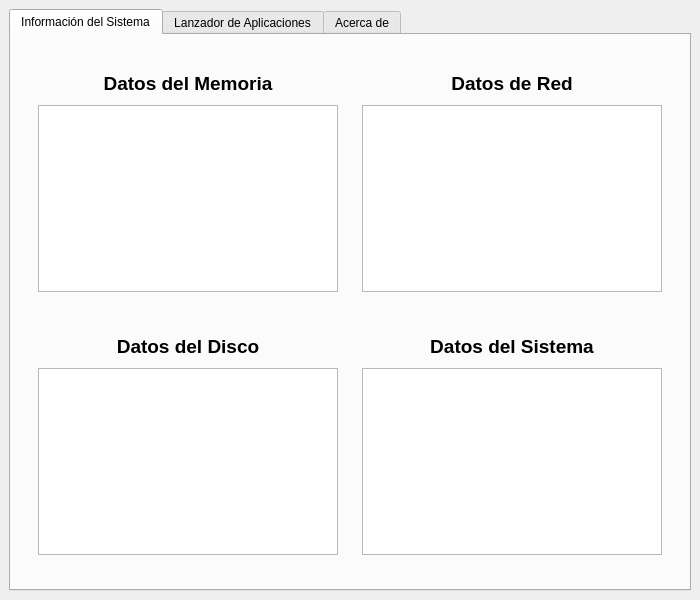
<?xml version="1.0" encoding="UTF-8"?>
<ui version="4.0">
 <class>ventana_principal</class>
 <widget class="QMainWindow" name="ventana_principal">
  <property name="enabled">
   <bool>true</bool>
  </property>
  <property name="geometry">
   <rect>
    <x>0</x>
    <y>0</y>
    <width>700</width>
    <height>600</height>
   </rect>
  </property>
  <property name="minimumSize">
   <size>
    <width>700</width>
    <height>600</height>
   </size>
  </property>
  <property name="maximumSize">
   <size>
    <width>700</width>
    <height>600</height>
   </size>
  </property>
  <property name="windowTitle">
   <string>Monitoreo</string>
  </property>
  <widget class="QWidget" name="central_widget">
   <layout class="QGridLayout" name="gridLayout_3">
    <item row="0" column="1">
     <widget class="QTabWidget" name="pestanas">
      <property name="maximumSize">
       <size>
        <width>700</width>
        <height>600</height>
       </size>
      </property>
      <property name="styleSheet">
       <string notr="true"/>
      </property>
      <property name="currentIndex">
       <number>0</number>
      </property>
      <widget class="QWidget" name="informacion">
       <attribute name="title">
        <string>Información del Sistema</string>
       </attribute>
       <layout class="QGridLayout" name="gridLayout_2">
        <item row="2" column="1">
         <spacer name="informacion_spacer5">
          <property name="orientation">
           <enum>Qt::Vertical</enum>
          </property>
          <property name="sizeHint" stdset="0">
           <size>
            <width>20</width>
            <height>40</height>
           </size>
          </property>
         </spacer>
        </item>
        <item row="1" column="0">
         <spacer name="informacion_spacer2">
          <property name="orientation">
           <enum>Qt::Horizontal</enum>
          </property>
          <property name="sizeHint" stdset="0">
           <size>
            <width>40</width>
            <height>20</height>
           </size>
          </property>
         </spacer>
        </item>
        <item row="0" column="1">
         <spacer name="informacion_spacer4">
          <property name="orientation">
           <enum>Qt::Vertical</enum>
          </property>
          <property name="sizeHint" stdset="0">
           <size>
            <width>20</width>
            <height>40</height>
           </size>
          </property>
         </spacer>
        </item>
        <item row="1" column="1">
         <layout class="QGridLayout" name="infomacion_layout">
          <item row="0" column="2">
           <layout class="QVBoxLayout" name="red_layout">
            <item>
             <widget class="QLabel" name="red_label">
              <property name="minimumSize">
               <size>
                <width>300</width>
                <height>30</height>
               </size>
              </property>
              <property name="text">
               <string>&lt;html&gt;&lt;head/&gt;&lt;body&gt;&lt;p align=&quot;center&quot;&gt;&lt;span style=&quot; font-size:14pt; font-weight:600;&quot;&gt;Datos de Red&lt;/span&gt;&lt;/p&gt;&lt;/body&gt;&lt;/html&gt;</string>
              </property>
             </widget>
            </item>
            <item>
             <widget class="QTextEdit" name="red_data"/>
            </item>
           </layout>
          </item>
          <item row="2" column="0">
           <layout class="QVBoxLayout" name="disco_layout">
            <item>
             <widget class="QLabel" name="disco_label">
              <property name="minimumSize">
               <size>
                <width>300</width>
                <height>30</height>
               </size>
              </property>
              <property name="text">
               <string>&lt;html&gt;&lt;head/&gt;&lt;body&gt;&lt;p align=&quot;center&quot;&gt;&lt;span style=&quot; font-size:14pt; font-weight:600;&quot;&gt;Datos del Disco&lt;/span&gt;&lt;/p&gt;&lt;/body&gt;&lt;/html&gt;</string>
              </property>
             </widget>
            </item>
            <item>
             <widget class="QTextEdit" name="disco_data"/>
            </item>
           </layout>
          </item>
          <item row="0" column="0">
           <layout class="QVBoxLayout" name="memoria_layout">
            <item>
             <widget class="QLabel" name="memoria_label">
              <property name="minimumSize">
               <size>
                <width>300</width>
                <height>30</height>
               </size>
              </property>
              <property name="text">
               <string>&lt;html&gt;&lt;head/&gt;&lt;body&gt;&lt;p align=&quot;center&quot;&gt;&lt;span style=&quot; font-size:14pt; font-weight:600;&quot;&gt;Datos del Memoria&lt;/span&gt;&lt;/p&gt;&lt;/body&gt;&lt;/html&gt;</string>
              </property>
             </widget>
            </item>
            <item>
             <widget class="QTextEdit" name="memoria_data"/>
            </item>
           </layout>
          </item>
          <item row="1" column="0">
           <spacer name="informacion_spacer1">
            <property name="orientation">
             <enum>Qt::Vertical</enum>
            </property>
            <property name="sizeHint" stdset="0">
             <size>
              <width>20</width>
              <height>40</height>
             </size>
            </property>
           </spacer>
          </item>
          <item row="2" column="2">
           <layout class="QVBoxLayout" name="sistema_layout">
            <item>
             <widget class="QLabel" name="sistema_label">
              <property name="minimumSize">
               <size>
                <width>300</width>
                <height>30</height>
               </size>
              </property>
              <property name="text">
               <string>&lt;html&gt;&lt;head/&gt;&lt;body&gt;&lt;p align=&quot;center&quot;&gt;&lt;span style=&quot; font-size:14pt; font-weight:600;&quot;&gt;Datos del Sistema&lt;/span&gt;&lt;/p&gt;&lt;/body&gt;&lt;/html&gt;</string>
              </property>
             </widget>
            </item>
            <item>
             <widget class="QTextEdit" name="sistema_data"/>
            </item>
           </layout>
          </item>
          <item row="2" column="1">
           <spacer name="informacion_spacer0">
            <property name="orientation">
             <enum>Qt::Horizontal</enum>
            </property>
            <property name="sizeHint" stdset="0">
             <size>
              <width>40</width>
              <height>20</height>
             </size>
            </property>
           </spacer>
          </item>
         </layout>
        </item>
        <item row="1" column="2">
         <spacer name="informacion_spacer3">
          <property name="orientation">
           <enum>Qt::Horizontal</enum>
          </property>
          <property name="sizeHint" stdset="0">
           <size>
            <width>40</width>
            <height>20</height>
           </size>
          </property>
         </spacer>
        </item>
       </layout>
      </widget>
      <widget class="QWidget" name="lanzador">
       <attribute name="title">
        <string>Lanzador de Aplicaciones</string>
       </attribute>
       <layout class="QGridLayout" name="gridLayout">
        <item row="1" column="2">
         <spacer name="lanzar_spacer3">
          <property name="orientation">
           <enum>Qt::Horizontal</enum>
          </property>
          <property name="sizeType">
           <enum>QSizePolicy::Fixed</enum>
          </property>
          <property name="sizeHint" stdset="0">
           <size>
            <width>40</width>
            <height>20</height>
           </size>
          </property>
         </spacer>
        </item>
        <item row="1" column="1">
         <layout class="QVBoxLayout" name="lanzador_layout">
          <item>
           <layout class="QVBoxLayout" name="lanzar_layout">
            <item>
             <widget class="QLabel" name="lanzar_label">
              <property name="text">
               <string>&lt;html&gt;&lt;head/&gt;&lt;body&gt;&lt;p align=&quot;center&quot;&gt;&lt;span style=&quot; font-size:16pt; font-weight:600;&quot;&gt;LANZAR APLICACION&lt;/span&gt;&lt;/p&gt;&lt;/body&gt;&lt;/html&gt;</string>
              </property>
             </widget>
            </item>
            <item>
             <layout class="QHBoxLayout" name="lanzar_control_layout">
              <item>
               <widget class="QTextEdit" name="lanzar_text">
                <property name="maximumSize">
                 <size>
                  <width>300</width>
                  <height>40</height>
                 </size>
                </property>
                <property name="font">
                 <font>
                  <pointsize>12</pointsize>
                  <weight>75</weight>
                  <bold>true</bold>
                 </font>
                </property>
               </widget>
              </item>
              <item>
               <spacer name="lanzar_spacer">
                <property name="orientation">
                 <enum>Qt::Horizontal</enum>
                </property>
                <property name="sizeType">
                 <enum>QSizePolicy::Fixed</enum>
                </property>
                <property name="sizeHint" stdset="0">
                 <size>
                  <width>40</width>
                  <height>30</height>
                 </size>
                </property>
               </spacer>
              </item>
              <item>
               <widget class="QPushButton" name="lanzar_button">
                <property name="text">
                 <string>INICIAR</string>
                </property>
               </widget>
              </item>
             </layout>
            </item>
           </layout>
          </item>
          <item>
           <spacer name="lanzar_spacer1">
            <property name="orientation">
             <enum>Qt::Vertical</enum>
            </property>
            <property name="sizeType">
             <enum>QSizePolicy::Fixed</enum>
            </property>
            <property name="sizeHint" stdset="0">
             <size>
              <width>388</width>
              <height>40</height>
             </size>
            </property>
           </spacer>
          </item>
          <item>
           <layout class="QVBoxLayout" name="conocer_layout">
            <item>
             <widget class="QLabel" name="conocer_label">
              <property name="text">
               <string>&lt;html&gt;&lt;head/&gt;&lt;body&gt;&lt;p align=&quot;center&quot;&gt;&lt;span style=&quot; font-size:16pt; font-weight:600;&quot;&gt;CONOCER UN PID DE UN PROCESO&lt;/span&gt;&lt;/p&gt;&lt;/body&gt;&lt;/html&gt;</string>
              </property>
             </widget>
            </item>
            <item>
             <layout class="QHBoxLayout" name="conocer_control_layout">
              <item>
               <widget class="QTextEdit" name="conocer_text">
                <property name="maximumSize">
                 <size>
                  <width>300</width>
                  <height>40</height>
                 </size>
                </property>
                <property name="font">
                 <font>
                  <pointsize>12</pointsize>
                  <weight>75</weight>
                  <bold>true</bold>
                 </font>
                </property>
               </widget>
              </item>
              <item>
               <spacer name="conocer_spacer">
                <property name="orientation">
                 <enum>Qt::Horizontal</enum>
                </property>
                <property name="sizeType">
                 <enum>QSizePolicy::Fixed</enum>
                </property>
                <property name="sizeHint" stdset="0">
                 <size>
                  <width>40</width>
                  <height>30</height>
                 </size>
                </property>
               </spacer>
              </item>
              <item>
               <widget class="QPushButton" name="conocer_button">
                <property name="text">
                 <string>OBTEBER PID</string>
                </property>
               </widget>
              </item>
             </layout>
            </item>
           </layout>
          </item>
          <item>
           <spacer name="lanzar_spacer0">
            <property name="orientation">
             <enum>Qt::Vertical</enum>
            </property>
            <property name="sizeType">
             <enum>QSizePolicy::Fixed</enum>
            </property>
            <property name="sizeHint" stdset="0">
             <size>
              <width>388</width>
              <height>40</height>
             </size>
            </property>
           </spacer>
          </item>
          <item>
           <layout class="QVBoxLayout" name="terminar_layout">
            <item>
             <widget class="QLabel" name="terminar_label">
              <property name="text">
               <string>&lt;html&gt;&lt;head/&gt;&lt;body&gt;&lt;p align=&quot;center&quot;&gt;&lt;span style=&quot; font-size:16pt; font-weight:600;&quot;&gt;TERMINAR APLICACION (INGRESE PID)&lt;/span&gt;&lt;/p&gt;&lt;/body&gt;&lt;/html&gt;</string>
              </property>
             </widget>
            </item>
            <item>
             <layout class="QHBoxLayout" name="terminar_control_layout">
              <item>
               <widget class="QTextEdit" name="terminar_text">
                <property name="maximumSize">
                 <size>
                  <width>300</width>
                  <height>40</height>
                 </size>
                </property>
                <property name="font">
                 <font>
                  <pointsize>12</pointsize>
                  <weight>75</weight>
                  <bold>true</bold>
                 </font>
                </property>
               </widget>
              </item>
              <item>
               <spacer name="terminar_spacer">
                <property name="orientation">
                 <enum>Qt::Horizontal</enum>
                </property>
                <property name="sizeType">
                 <enum>QSizePolicy::Fixed</enum>
                </property>
                <property name="sizeHint" stdset="0">
                 <size>
                  <width>40</width>
                  <height>30</height>
                 </size>
                </property>
               </spacer>
              </item>
              <item>
               <widget class="QPushButton" name="terminar_button">
                <property name="text">
                 <string>TERMINAR</string>
                </property>
               </widget>
              </item>
             </layout>
            </item>
           </layout>
          </item>
         </layout>
        </item>
        <item row="1" column="0">
         <spacer name="lanzar_spacer2">
          <property name="orientation">
           <enum>Qt::Horizontal</enum>
          </property>
          <property name="sizeType">
           <enum>QSizePolicy::Fixed</enum>
          </property>
          <property name="sizeHint" stdset="0">
           <size>
            <width>40</width>
            <height>20</height>
           </size>
          </property>
         </spacer>
        </item>
        <item row="2" column="1">
         <spacer name="lanzar_spacer4">
          <property name="orientation">
           <enum>Qt::Vertical</enum>
          </property>
          <property name="sizeType">
           <enum>QSizePolicy::Fixed</enum>
          </property>
          <property name="sizeHint" stdset="0">
           <size>
            <width>20</width>
            <height>40</height>
           </size>
          </property>
         </spacer>
        </item>
        <item row="0" column="1">
         <spacer name="lanzar_spacer5">
          <property name="orientation">
           <enum>Qt::Vertical</enum>
          </property>
          <property name="sizeType">
           <enum>QSizePolicy::Fixed</enum>
          </property>
          <property name="sizeHint" stdset="0">
           <size>
            <width>20</width>
            <height>30</height>
           </size>
          </property>
         </spacer>
        </item>
       </layout>
      </widget>
      <widget class="QWidget" name="acerca">
       <attribute name="title">
        <string>Acerca de</string>
       </attribute>
       <layout class="QVBoxLayout" name="verticalLayout_3">
        <item>
         <layout class="QHBoxLayout" name="acerca_layout">
          <item>
           <layout class="QVBoxLayout" name="realizado_layout">
            <item>
             <spacer name="acerca_spacer3">
              <property name="orientation">
               <enum>Qt::Vertical</enum>
              </property>
              <property name="sizeHint" stdset="0">
               <size>
                <width>20</width>
                <height>40</height>
               </size>
              </property>
             </spacer>
            </item>
            <item>
             <widget class="QLabel" name="Realizado">
              <property name="text">
               <string>&lt;html&gt;&lt;head/&gt;&lt;body&gt;&lt;p align=&quot;center&quot;&gt;&lt;span style=&quot; font-size:18pt; font-weight:600; text-decoration: underline;&quot;&gt;REALIZADO POR&lt;/span&gt;&lt;/p&gt;&lt;/body&gt;&lt;/html&gt;</string>
              </property>
              <property name="textFormat">
               <enum>Qt::AutoText</enum>
              </property>
              <property name="scaledContents">
               <bool>false</bool>
              </property>
              <property name="alignment">
               <set>Qt::AlignCenter</set>
              </property>
              <property name="buddy">
               <cstring></cstring>
              </property>
             </widget>
            </item>
            <item>
             <spacer name="acerca_spacer0">
              <property name="orientation">
               <enum>Qt::Vertical</enum>
              </property>
              <property name="sizeType">
               <enum>QSizePolicy::Fixed</enum>
              </property>
              <property name="sizeHint" stdset="0">
               <size>
                <width>20</width>
                <height>20</height>
               </size>
              </property>
             </spacer>
            </item>
            <item>
             <widget class="QLabel" name="david">
              <property name="text">
               <string>&lt;!DOCTYPE HTML PUBLIC &quot;-//W3C//DTD HTML 4.0//EN&quot; &quot;http://www.w3.org/TR/REC-html40/strict.dtd&quot;&gt;
&lt;html&gt;&lt;head&gt;&lt;meta name=&quot;qrichtext&quot; content=&quot;1&quot; /&gt;&lt;style type=&quot;text/css&quot;&gt;
p, li { white-space: pre-wrap; }
&lt;/style&gt;&lt;/head&gt;&lt;body style=&quot; font-family:'Noto Sans'; font-size:10pt; font-weight:456; font-style:normal;&quot;&gt;
&lt;p align=&quot;center&quot; style=&quot; margin-top:12px; margin-bottom:12px; margin-left:0px; margin-right:0px; -qt-block-indent:0; text-indent:0px;&quot;&gt;&lt;span style=&quot; font-size:12pt;&quot;&gt;David Chacón&lt;/span&gt;&lt;/p&gt;
&lt;p align=&quot;center&quot; style=&quot; margin-top:12px; margin-bottom:12px; margin-left:0px; margin-right:0px; -qt-block-indent:0; text-indent:0px;&quot;&gt;&lt;span style=&quot; font-size:12pt;&quot;&gt;25.023.230&lt;/span&gt;&lt;/p&gt;
&lt;p align=&quot;center&quot; style=&quot; margin-top:12px; margin-bottom:12px; margin-left:0px; margin-right:0px; -qt-block-indent:0; text-indent:0px;&quot;&gt;&lt;span style=&quot; font-size:12pt;&quot;&gt;davidl.chacong@unet.edu.ve&lt;/span&gt;&lt;/p&gt;&lt;/body&gt;&lt;/html&gt;</string>
              </property>
             </widget>
            </item>
            <item>
             <spacer name="acerca_spacer1">
              <property name="orientation">
               <enum>Qt::Vertical</enum>
              </property>
              <property name="sizeType">
               <enum>QSizePolicy::Fixed</enum>
              </property>
              <property name="sizeHint" stdset="0">
               <size>
                <width>20</width>
                <height>20</height>
               </size>
              </property>
             </spacer>
            </item>
            <item>
             <widget class="QLabel" name="yeison">
              <property name="text">
               <string>&lt;html&gt;&lt;head/&gt;&lt;body&gt;&lt;p align=&quot;center&quot;&gt;&lt;span style=&quot; font-size:12pt;&quot;&gt;Yeison Fuentes&lt;/span&gt;&lt;/p&gt;&lt;p align=&quot;center&quot;&gt;&lt;span style=&quot; font-size:12pt;&quot;&gt;23.498.281&lt;/span&gt;&lt;/p&gt;&lt;p align=&quot;center&quot;&gt;&lt;span style=&quot; font-size:12pt;&quot;&gt;yeison.fuentes@unet.edu.ve&lt;/span&gt;&lt;/p&gt;&lt;/body&gt;&lt;/html&gt;</string>
              </property>
             </widget>
            </item>
            <item>
             <spacer name="acerca_spacer2">
              <property name="orientation">
               <enum>Qt::Vertical</enum>
              </property>
              <property name="sizeType">
               <enum>QSizePolicy::Fixed</enum>
              </property>
              <property name="sizeHint" stdset="0">
               <size>
                <width>20</width>
                <height>20</height>
               </size>
              </property>
             </spacer>
            </item>
            <item>
             <widget class="QLabel" name="adriana">
              <property name="text">
               <string>&lt;html&gt;&lt;head/&gt;&lt;body&gt;&lt;p align=&quot;center&quot;&gt;&lt;span style=&quot; font-size:12pt;&quot;&gt;Adriana Delgado&lt;/span&gt;&lt;/p&gt;&lt;p align=&quot;center&quot;&gt;&lt;span style=&quot; font-size:12pt;&quot;&gt;24.776.202&lt;/span&gt;&lt;/p&gt;&lt;p align=&quot;center&quot;&gt;&lt;span style=&quot; font-size:12pt;&quot;&gt;adrianae.delgadoc@unet.edu.ve&lt;/span&gt;&lt;/p&gt;&lt;/body&gt;&lt;/html&gt;</string>
              </property>
             </widget>
            </item>
            <item>
             <spacer name="acerca_spcacer4">
              <property name="orientation">
               <enum>Qt::Vertical</enum>
              </property>
              <property name="sizeHint" stdset="0">
               <size>
                <width>20</width>
                <height>40</height>
               </size>
              </property>
             </spacer>
            </item>
           </layout>
          </item>
          <item>
           <layout class="QVBoxLayout" name="identificador_layout">
            <item>
             <spacer name="acerca_spacer5">
              <property name="orientation">
               <enum>Qt::Vertical</enum>
              </property>
              <property name="sizeHint" stdset="0">
               <size>
                <width>20</width>
                <height>40</height>
               </size>
              </property>
             </spacer>
            </item>
            <item>
             <widget class="QLabel" name="label">
              <property name="text">
               <string/>
              </property>
              <property name="pixmap">
               <pixmap resource="../recursos/logo.qrc">:/unet.png</pixmap>
              </property>
              <property name="scaledContents">
               <bool>false</bool>
              </property>
              <property name="alignment">
               <set>Qt::AlignCenter</set>
              </property>
             </widget>
            </item>
            <item>
             <spacer name="verticalSpacer">
              <property name="orientation">
               <enum>Qt::Vertical</enum>
              </property>
              <property name="sizeType">
               <enum>QSizePolicy::Fixed</enum>
              </property>
              <property name="sizeHint" stdset="0">
               <size>
                <width>10</width>
                <height>20</height>
               </size>
              </property>
             </spacer>
            </item>
            <item>
             <widget class="QLabel" name="desarrollado">
              <property name="text">
               <string>&lt;html&gt;&lt;head/&gt;&lt;body&gt;&lt;p align=&quot;center&quot;&gt;&lt;span style=&quot; font-size:11pt;&quot;&gt;Programa realizado con fines &lt;/span&gt;&lt;/p&gt;&lt;p align=&quot;center&quot;&gt;&lt;span style=&quot; font-size:11pt;&quot;&gt;academicos para la materia &lt;/span&gt;&lt;/p&gt;&lt;p align=&quot;center&quot;&gt;&lt;span style=&quot; font-size:11pt;&quot;&gt;de Sistemas Operativos de la &lt;/span&gt;&lt;/p&gt;&lt;p align=&quot;center&quot;&gt;&lt;span style=&quot; font-size:11pt;&quot;&gt;carrera de Ingeniería en Informática&lt;/span&gt;&lt;/p&gt;&lt;/body&gt;&lt;/html&gt;</string>
              </property>
             </widget>
            </item>
            <item>
             <spacer name="acerca_space6">
              <property name="orientation">
               <enum>Qt::Vertical</enum>
              </property>
              <property name="sizeHint" stdset="0">
               <size>
                <width>20</width>
                <height>40</height>
               </size>
              </property>
             </spacer>
            </item>
           </layout>
          </item>
         </layout>
        </item>
       </layout>
      </widget>
     </widget>
    </item>
   </layout>
  </widget>
 </widget>
 <resources>
  <include location="../recursos/logo.qrc"/>
 </resources>
 <connections/>
</ui>
